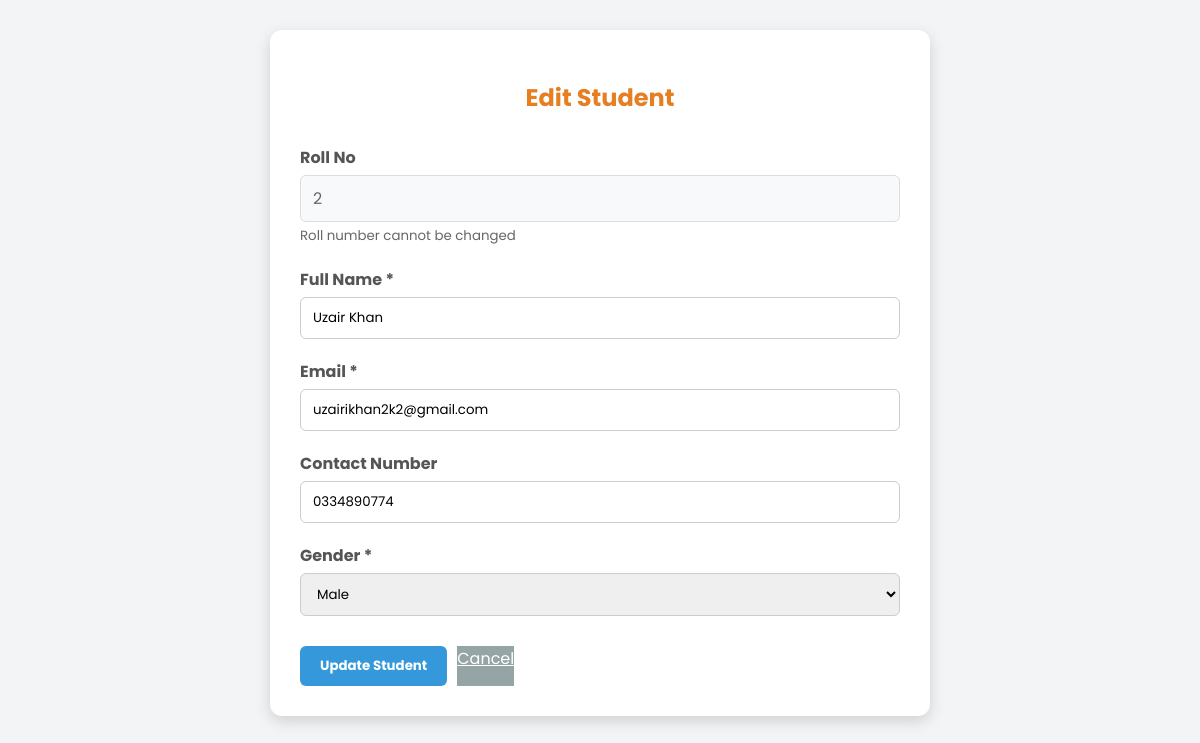
Before: /edit/2 with the older database file.
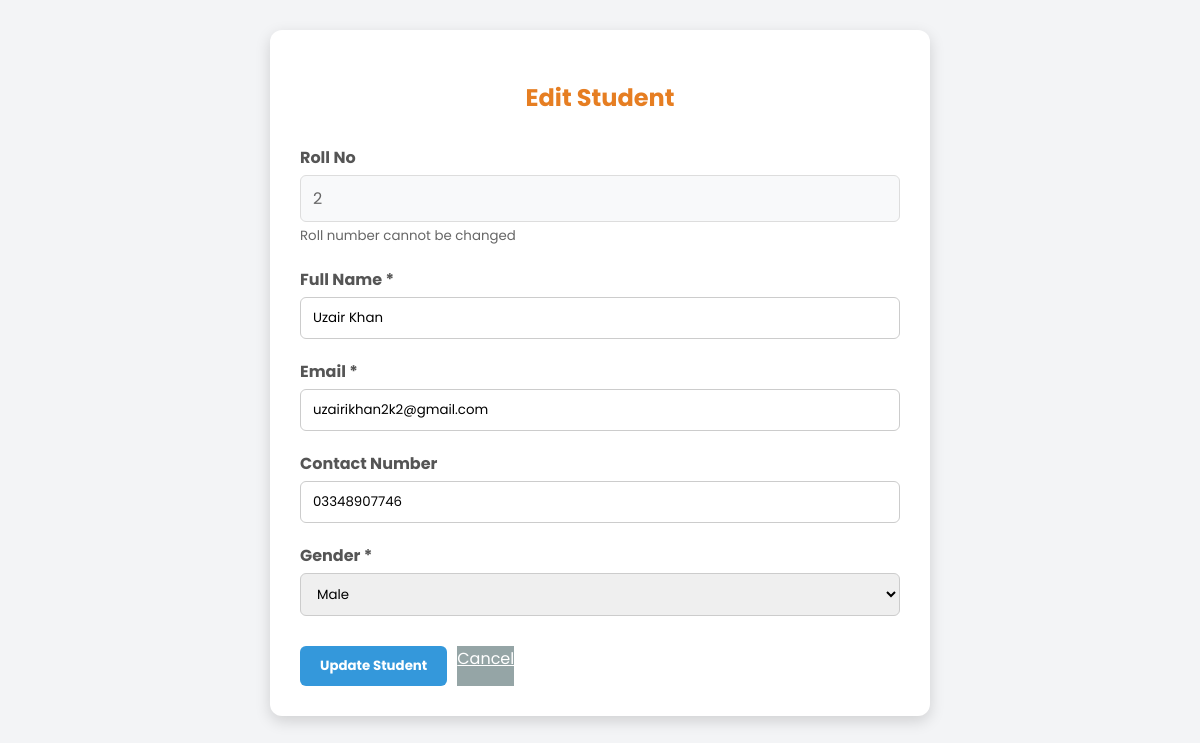
After: the same page with the newer database file.
### tables this page shows
CREATE TABLE students (
                    roll_no TEXT PRIMARY KEY,
                    name TEXT,
                    email TEXT,
                    contact TEXT,
                    gender TEXT,
                    image TEXT
                );

### app.py (the view)
@app.route('/edit/<roll_no>', methods=['GET', 'POST'])
def edit_student(roll_no):
    try:
        conn = sqlite3.connect(DB_FILE)
        c = conn.cursor()
        if request.method == 'POST':
            name = request.form['name'].strip()
            email = request.form['email'].strip()
            contact = request.form['contact'].strip()
            gender = request.form['gender']
            c.execute("UPDATE students SET name=?, email=?, contact=?, gender=? WHERE roll_no=?",
                      (name, email, contact, gender, roll_no))
            conn.commit()
            conn.close()
            flash("Student updated successfully!", "success")
            return redirect('/')
        else:
            c.execute("SELECT * FROM students WHERE roll_no = ?", (roll_no,))
            student = c.fetchone()
            conn.close()
            if not student:
                flash("Student not found", "error")
                return redirect('/')
            return render_template('edit_student.html', student=student)
    except Exception as e:
        flash(f"Error updating student: {str(e)}", "error")
        return redirect('/')

### templates/edit_student.html (shortened to what this page needs)
<!DOCTYPE html>
<html lang="en">
<head>
</head>
<body>
    <div class="container">
        <h2>Edit Student</h2>
        <form method="POST">
            <div class="form-group">
                <label>Roll No</label>
                <div class="roll-no-display">{{ student[0] }}</div>
                <small style="color: #666;">Roll number cannot be changed</small>
            </div>
            <div class="form-group">
                <label for="name">Full Name *</label>
                <input type="text" id="name" name="name" value="{{ student[1] }}" required>
            </div>
            <div class="form-group">
                <label for="email">Email *</label>
                <input type="email" id="email" name="email" value="{{ student[2] }}" required>
            </div>
            <div class="form-group">
                <label for="contact">Contact Number</label>
                <input type="text" id="contact" name="contact" value="{{ student[3] }}">
            </div>
            <div class="form-group">
                <label for="gender">Gender *</label>
                <select id="gender" name="gender" required>
                    <option value="Male" {% if student[4] == 'Male' %}selected{% endif %}>Male</option>
                </select>
            </div>
            <div class="button-group">
                <button type="submit" class="btn-primary">Update Student</button>
                <a href="/" class="btn-secondary">Cancel</a>
            </div>
        </form>
    </div>
</body>
</html>

### templates/edit_student.html (style rules this page uses)
body { font-family: 'Poppins', sans-serif; background: #f3f4f6; margin: 0; padding: 30px; }
.container { max-width: 600px; margin: 0 auto; background: white; padding: 30px; border-radius: 12px; box-shadow: 0 5px 15px rgba(0,0,0,0.15); }
h2 { color: #e67e22; text-align: center; margin-bottom: 30px; }
.form-group { margin-bottom: 20px; }
label { display: block; margin-bottom: 5px; font-weight: bold; color: #555; }
input, select { width: 100%; padding: 10px 12px; border-radius: 6px; border: 1px solid #ccc; font-family: 'Poppins', sans-serif; box-sizing: border-box; }
.button-group { display: flex; gap: 10px; margin-top: 30px; }
button, .btn { padding: 10px 20px; border-radius: 6px; border: none; cursor: pointer; font-weight: bold; text-decoration: none; text-align: center; transition: 0.3s; font-family: 'Poppins', sans-serif; }
.btn-primary { background-color: #3498db; color: white; }
.btn-secondary { background-color: #95a5a6; color: white; }
.roll-no-display { background-color: #f8f9fa; padding: 10px 12px; border-radius: 6px; border: 1px solid #ddd; color: #666; }

Changed rows visible on the page:
changed students "Uzair Khan": contact "0334890774" → "03348907746"
